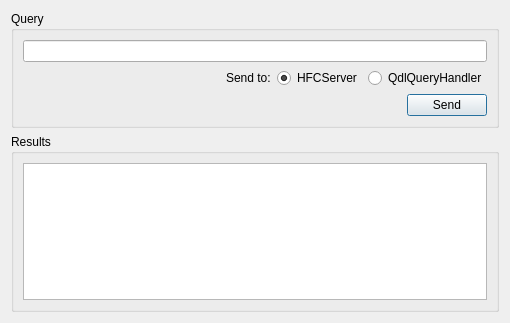
<?xml version="1.0" encoding="UTF-8"?>
<ui version="4.0">
 <class>TesterDialog</class>
 <widget class="QDialog" name="TesterDialog">
  <property name="geometry">
   <rect>
    <x>0</x>
    <y>0</y>
    <width>510</width>
    <height>323</height>
   </rect>
  </property>
  <property name="windowTitle">
   <string>DefaultTester</string>
  </property>
  <layout class="QVBoxLayout" name="verticalLayout">
   <item>
    <widget class="QGroupBox" name="groupBox">
     <property name="title">
      <string>Query</string>
     </property>
     <layout class="QVBoxLayout" name="verticalLayout_2">
      <item>
       <widget class="QLineEdit" name="queryLineEdit"/>
      </item>
      <item>
       <layout class="QHBoxLayout" name="horizontalLayout">
        <item>
         <spacer name="horizontalSpacer">
          <property name="orientation">
           <enum>Qt::Horizontal</enum>
          </property>
          <property name="sizeHint" stdset="0">
           <size>
            <width>40</width>
            <height>20</height>
           </size>
          </property>
         </spacer>
        </item>
        <item>
         <widget class="QLabel" name="label">
          <property name="text">
           <string>Send to:</string>
          </property>
         </widget>
        </item>
        <item>
         <widget class="QRadioButton" name="hfcServerRadioButton">
          <property name="text">
           <string>HFCServer</string>
          </property>
          <property name="checked">
           <bool>true</bool>
          </property>
         </widget>
        </item>
        <item>
         <widget class="QRadioButton" name="qdlQueryHandlerRadioButton">
          <property name="text">
           <string>QdlQueryHandler</string>
          </property>
         </widget>
        </item>
       </layout>
      </item>
      <item>
       <layout class="QHBoxLayout" name="horizontalLayout_2">
        <item>
         <spacer name="horizontalSpacer_2">
          <property name="orientation">
           <enum>Qt::Horizontal</enum>
          </property>
          <property name="sizeHint" stdset="0">
           <size>
            <width>40</width>
            <height>20</height>
           </size>
          </property>
         </spacer>
        </item>
        <item>
         <widget class="QPushButton" name="sendPushButton">
          <property name="text">
           <string>Send</string>
          </property>
         </widget>
        </item>
       </layout>
      </item>
     </layout>
    </widget>
   </item>
   <item>
    <widget class="QGroupBox" name="groupBox_2">
     <property name="title">
      <string>Results</string>
     </property>
     <layout class="QVBoxLayout" name="verticalLayout_3">
      <item>
       <widget class="QTableWidget" name="resultsTableWidget"/>
      </item>
     </layout>
    </widget>
   </item>
  </layout>
 </widget>
 <resources>
  <include location="Tester.qrc"/>
 </resources>
 <connections/>
</ui>
